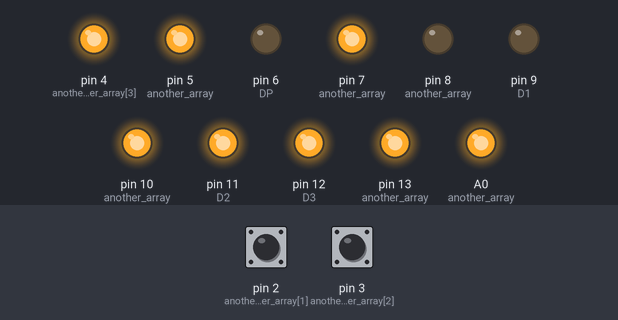
Simulated run of this sketch. Board: Arduino Uno, built with avr-gcc and run on an emulated ATmega328P. On the bench: output pins drawn as LEDs (lit = HIGH). Dashed ring = blinking. The inputs (shaded band) are chosen by the test bench; at power-on: pin 2 (another_another_array[1]) LOW, pin 3 (another_another_array[2]) LOW. Pins used as bus, display or sensor lines are not drawn.

Above: at 0.8 s.
0.9 s: pin 2 (another_another_array[1]) driven HIGH
At 2.3 s:
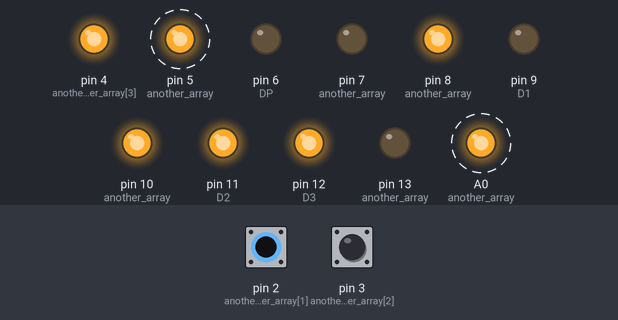
At 3.7 s:
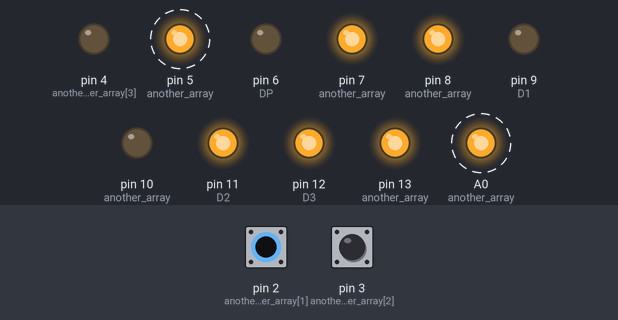
3.9 s: pin 3 (another_another_array[2]) driven HIGH
At 5.3 s:
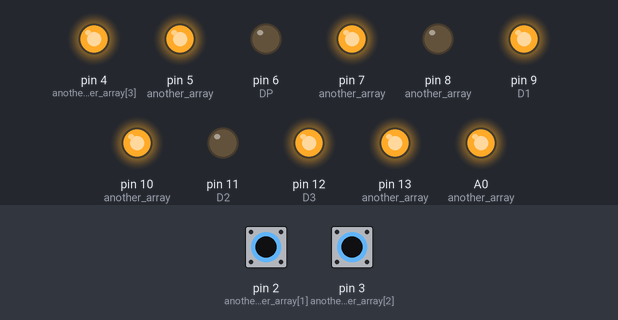
6.9 s: pin 2 (another_another_array[1]) pulsed LOW 2 times (0.12 s each, 0.3 s apart)
9.9 s: pin 3 (another_another_array[2]) pulsed LOW 2 times (0.12 s each, 0.3 s apart)
Timing chart, 0 to 27.4 s (numbered marks = the images above; inputs shaded):
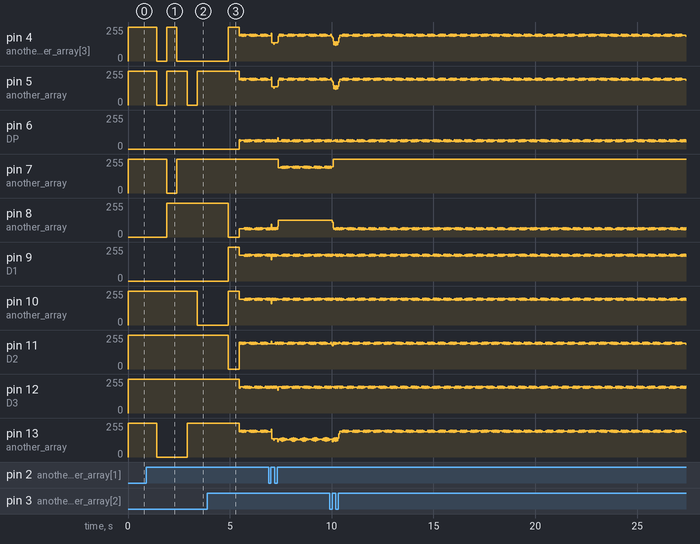

Measured:
- after the input at 0.9 s, pin 4 (another_another_array[3]): 255/255 → 0/255 after 0.50 s, → 255/255 0.50 s later, → 0/255 0.50 s later; pin 5 (another_array): alternates 255/255 for 1.0 s and 0/255 for 0.50 s, starting after 0.50 s

The sketch:

automatic_bell_ringing_system.ino
```cpp
//
#define D4 A1
#define A A0
#define F 13
#define D3 12
#define D2 11
#define B 10
#define E 4
#define D 5
#define C 7
#define G 8
#define D1 9
#define DP 6
int hour_offset = 0;
int minute_offset = 0;
int another_array[7] = {A, B, C, D, E, F, G};
int another_another_array[4] = {D1, D2, D3, D4};
int setup_array[12] = {A, B, C, D, E, F, G, D1, D2, D3, D4, DP};
String numberOne = "0110000";
String numberTwo = "1101101";
String numberThree = "1111001";
String numberFour = "0110011";
String numberFive = "1011011";
String numberSix = "1011111";
String numberSeven = "1110000";
String numberEight = "1111111";
String numberNine = "1111011";
String numberZero = "1111110";
String str_array[10] = {numberZero, numberOne, numberTwo, numberThree, numberFour, numberFive, numberSix, numberSeven, numberEight, numberNine};

void evaluateData(String numberFormat, int digit){
  digit = digit - 1;
  for(int i = 0; i < 4; i++){
    if(digit == i){
      digitalWrite(another_another_array[i], LOW);
    }else{
      digitalWrite(another_another_array[i], HIGH);
    }
  }
  for(int i = 0; i < 7; i++){
    if(numberFormat[i] == '1'){
      digitalWrite(another_array[i], HIGH);
    }else{
      digitalWrite(another_array[i], LOW);
    }
  }
}

#define AMT_TIME 19
#define OUTPUT_PIN A5

String timeOfRinging[AMT_TIME] = {"0750", "0800", "0850", "0900", "0950", "1000", "1050", "1100", "1150", "1200", "1250", "1300", "1350", "1400", "1450", "1500", "1550", "1600", "1650"};

void ringBell(int minute, int hour){
  for(int i = 0; i < AMT_TIME; i++){
    int temp_hour = ((int)timeOfRinging[i][1] - 48) + ((int)timeOfRinging[i][0] - 48)*10;
    int temp_minute = ((int)timeOfRinging[i][3] - 48) + ((int)timeOfRinging[i][2] - 48)*10;
    if(minute == temp_minute && hour == temp_hour){
      pinMode(OUTPUT_PIN, OUTPUT);
      digitalWrite(OUTPUT_PIN, HIGH);
      delay(2000);
      digitalWrite(OUTPUT_PIN, LOW);
      delay(2000);
      digitalWrite(OUTPUT_PIN, HIGH);
      delay(2000);
      digitalWrite(OUTPUT_PIN, LOW);
      int overall_delay = 2;
      //delay(100000);
      delay(60000);//change7
      return;
    }
  }
  return;
}

int overall_delay = 2;

void offset_hour_increase(){
  hour_offset = hour_offset + 1;
  delay(1000);
}

void offset_hour_decrease(){
  hour_offset = hour_offset + 23;
  delay(1000);
}

void setup() {
  Serial.begin(9600);
  for(int i = 0; i < 12; i++){
    pinMode(setup_array[i], OUTPUT);
  }
  pinMode(2,INPUT);
  pinMode(3,INPUT);
  bool flag = true;
  while (flag == true){
    unsigned long total_minutes = (int)(((int)(millis()/1000))/60);
    int minute = (total_minutes + minute_offset) % 60;
    int hour = (((total_minutes + minute_offset) / 60) + hour_offset) % 24;
    evaluateData(str_array[minute%10], 1);
    delay(2);
    if(digitalRead(2) == 1){
      delay(500);
      minute_offset++;
    }
    if(digitalRead(3) == 1){
      flag = false;
    }
  }
  delay(1000);
  flag = true;
  while (flag == true){
    unsigned long total_minutes = (int)(((int)(millis()/1000))/60);
    int minute = (total_minutes + minute_offset) % 60;
    int hour = (((total_minutes + minute_offset) / 60) + hour_offset) % 24;
    evaluateData(str_array[minute/10], 2);
    delay(2);
    if(digitalRead(2) == 1){
      minute_offset = minute_offset + 10;
      delay(500);
    }
    if(digitalRead(3) == 1){
      flag = false;
    }
  }
  attachInterrupt(digitalPinToInterrupt(2), offset_hour_increase, RISING);
  attachInterrupt(digitalPinToInterrupt(3), offset_hour_decrease, RISING);
}
int minute = 0;
int hour = 0;

void loop() {
  unsigned long total_seconds = millis()/1000;
  unsigned long total_minutes = total_seconds/60;
  minute = (total_minutes + minute_offset) % 60;
  hour = (((total_minutes + minute_offset) / 60) + hour_offset) % 24;
  ringBell(minute, hour);
  evaluateData(str_array[minute%10], 1);
  delay(overall_delay);
  digitalWrite(DP, LOW);
  evaluateData(str_array[minute/10], 2);
  digitalWrite(DP, LOW);
  delay(overall_delay);
  evaluateData(str_array[hour%10], 3);
  digitalWrite(DP, HIGH);
  delay(overall_delay);
  evaluateData(str_array[hour/10], 4);
  digitalWrite(DP, LOW);
  delay(overall_delay);
}
```
